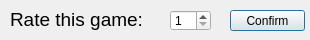
<?xml version="1.0" encoding="UTF-8"?>
<ui version="4.0">
 <class>Dialog</class>
 <widget class="QDialog" name="Dialog">
  <property name="geometry">
   <rect>
    <x>0</x>
    <y>0</y>
    <width>310</width>
    <height>40</height>
   </rect>
  </property>
  <property name="windowTitle">
   <string>Dialog</string>
  </property>
  <widget class="QLabel" name="label">
   <property name="geometry">
    <rect>
     <x>10</x>
     <y>10</y>
     <width>141</width>
     <height>21</height>
    </rect>
   </property>
   <property name="font">
    <font>
     <pointsize>14</pointsize>
    </font>
   </property>
   <property name="text">
    <string>Rate this game:</string>
   </property>
   <property name="alignment">
    <set>Qt::AlignBottom|Qt::AlignLeading|Qt::AlignLeft</set>
   </property>
  </widget>
  <widget class="QSpinBox" name="rating">
   <property name="geometry">
    <rect>
     <x>170</x>
     <y>10</y>
     <width>41</width>
     <height>21</height>
    </rect>
   </property>
   <property name="minimum">
    <number>1</number>
   </property>
   <property name="maximum">
    <number>10</number>
   </property>
  </widget>
  <widget class="QPushButton" name="confirm">
   <property name="geometry">
    <rect>
     <x>230</x>
     <y>10</y>
     <width>75</width>
     <height>21</height>
    </rect>
   </property>
   <property name="text">
    <string>Confirm</string>
   </property>
  </widget>
 </widget>
 <resources/>
 <connections/>
</ui>
